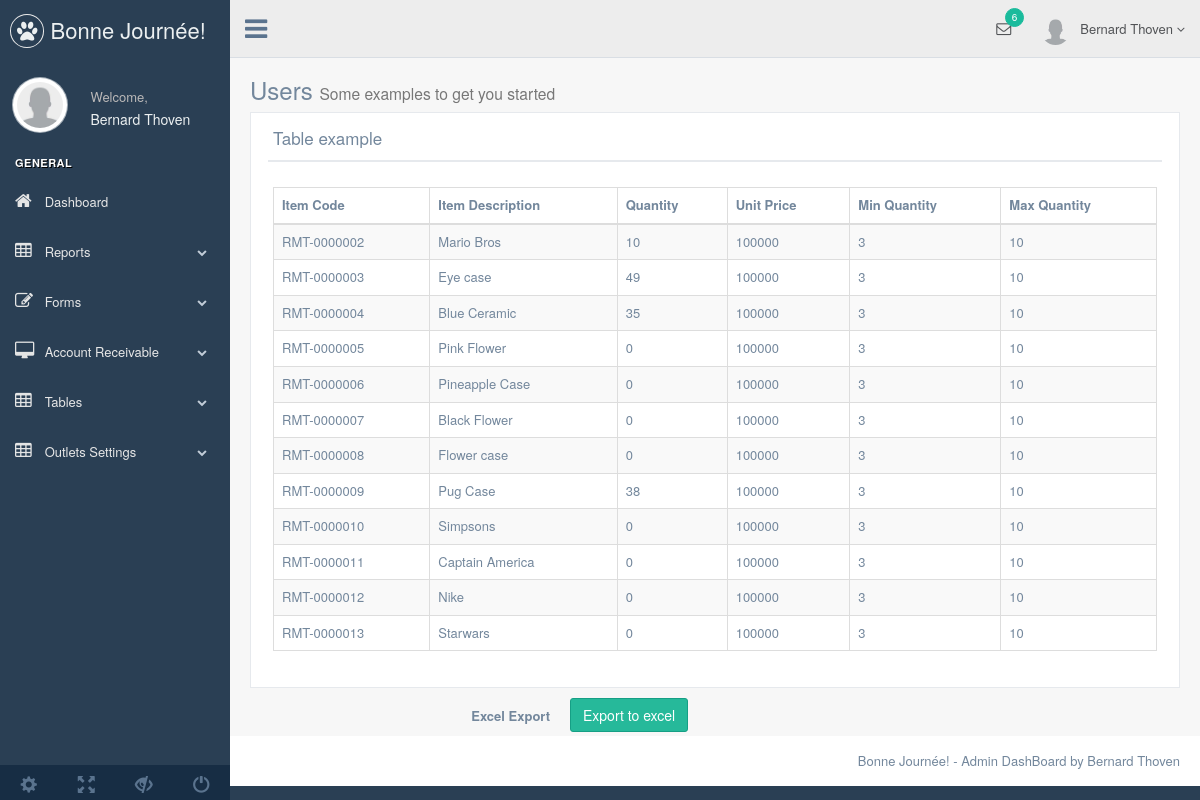
The app's page /production/tables_dynamic.php with its own data.
### tables this page shows
CREATE TABLE `inventory` (
  `id` int(11) NOT NULL,
  `item_code` varchar(20) NOT NULL,
  `description` varchar(255) NOT NULL,
  `qty` int(11) NOT NULL,
  `unit_price` int(11) NOT NULL,
  `min` int(11) NOT NULL,
  `max` int(11) NOT NULL,
  `hpp` int(20) DEFAULT NULL
);

### production/tables_dynamic.php (the view, shortened to what this page needs)
<?php
include("controller/doconnect.php");
?>
<!DOCTYPE html>
<html lang="en">
  <head>
    <link href="../vendors/bootstrap/dist/css/bootstrap.min.css" rel="stylesheet">
    <link href="../vendors/font-awesome/css/font-awesome.min.css" rel="stylesheet">
    <link href="../vendors/nprogress/nprogress.css" rel="stylesheet">
    <link href="../vendors/iCheck/skins/flat/green.css" rel="stylesheet">
    <link href="../vendors/datatables.net-bs/css/dataTables.bootstrap.min.css" rel="stylesheet">
    <link href="../vendors/datatables.net-buttons-bs/css/buttons.bootstrap.min.css" rel="stylesheet">
    <link href="../vendors/datatables.net-fixedheader-bs/css/fixedHeader.bootstrap.min.css" rel="stylesheet">
    <link href="../vendors/datatables.net-responsive-bs/css/responsive.bootstrap.min.css" rel="stylesheet">
    <link href="../vendors/datatables.net-scroller-bs/css/scroller.bootstrap.min.css" rel="stylesheet">
    <link href="../vendors/bootstrap-progressbar/css/bootstrap-progressbar-3.3.4.min.css" rel="stylesheet">
    <link href="../vendors/jqvmap/dist/jqvmap.min.css" rel="stylesheet"/>
    <link href="../vendors/bootstrap-daterangepicker/daterangepicker.css" rel="stylesheet">
    <link href="../vendors/malihu-custom-scrollbar-plugin/jquery.mCustomScrollbar.min.css" rel="stylesheet"/>
    <link href="../build/css/custom.min.css" rel="stylesheet">
  </head>
  <body class="nav-md">
    <div class="container body">
      <div class="main_container">
        <div class="col-md-3 left_col menu_fixed">
          <div class="left_col scroll-view">
            <div class="navbar nav_title" style="border: 0;">
              <a href="index.html" class="site_title"><i class="fa fa-paw"></i> <span>Bonne Journée!</span></a>
            </div>
            <div class="profile clearfix">
              <div class="profile_pic">
                <img src="images/user.png" alt="..." class="img-circle profile_img">
              </div>
              <div class="profile_info">
                <span>Welcome,</span>
                <h2>Bernard Thoven</h2>
              </div>
            </div>
            <br />
            <div id="sidebar-menu" class="main_menu_side hidden-print main_menu">
              <div class="menu_section">
                <h3>General</h3>
                <ul class="nav side-menu">
                  <li><a href="index.php"><i class="fa fa-home"></i> Dashboard </a>
                  </li>
                  <li><a><i class="fa fa-table"></i> Reports <span class="fa fa-chevron-down"></span></a>
                  </li>
                  <li><a><i class="fa fa-edit"></i> Forms <span class="fa fa-chevron-down"></span></a>
                  </li>
                  <li><a><i class="fa fa-desktop"></i> Account Receivable <span class="fa fa-chevron-down"></span></a>
                  </li>
                  <li><a><i class="fa fa-table"></i> Tables <span class="fa fa-chevron-down"></span></a>
                  </li>
                  <li><a><i class="fa fa-table"></i> Outlets Settings <span class="fa fa-chevron-down"></span></a>
                  </li>
                </ul>
              </div>
            </div>
            <div class="sidebar-footer hidden-small">
              <a data-toggle="tooltip" data-placement="top" title="Settings">
                <span class="glyphicon glyphicon-cog" aria-hidden="true"></span>
              </a>
              <a data-toggle="tooltip" data-placement="top" title="FullScreen">
                <span class="glyphicon glyphicon-fullscreen" aria-hidden="true"></span>
              </a>
              <a data-toggle="tooltip" data-placement="top" title="Lock">
                <span class="glyphicon glyphicon-eye-close" aria-hidden="true"></span>
              </a>
              <a data-toggle="tooltip" data-placement="top" title="Logout" href="login.html">
                <span class="glyphicon glyphicon-off" aria-hidden="true"></span>
              </a>
            </div>
          </div>
        </div>
        <div class="top_nav">
          <div class="nav_menu">
            <nav>
              <div class="nav toggle">
                <a id="menu_toggle"><i class="fa fa-bars"></i></a>
              </div>
              <ul class="nav navbar-nav navbar-right">
                <li class="">
                  <a href="javascript:;" class="user-profile dropdown-toggle" data-toggle="dropdown" aria-expanded="false">
                    <img src="images/user.png" alt="">Bernard Thoven
                    <span class=" fa fa-angle-down"></span>
                  </a>
                </li>
                <li role="presentation" class="dropdown">
                  <a href="javascript:;" class="dropdown-toggle info-number" data-toggle="dropdown" aria-expanded="false">
                    <i class="fa fa-envelope-o"></i>
                    <span class="badge bg-green">6</span>
                  </a>
                </li>
              </ul>
            </nav>
          </div>
        </div>
        <div class="right_col" role="main">
          <div class="">
            <div class="page-title">
              <div class="title_left">
                <h3>Users <small>Some examples to get you started</small></h3>
              </div>
            </div>
            <div class="clearfix"></div>
            <div class="row">
              <div class="col-md-12 col-sm-12 col-xs-12">
                <div class="x_panel">
                  <div class="x_title">
                    <h2>Table example<small>Sub-Title</small></h2>
                    <div class="clearfix"></div>
                  </div>
                  <div class="x_content">
                    <table id="datatable-responsive" class="table table-striped table-bordered dt-responsive nowrap" cellspacing="0" width="100%">
                      <thead>
                        <tr>
                          <th>Item Code</th>
                          <th>Item Description</th>
                          <th>Quantity</th>
                          <th>Unit Price</th>
                          <th>Min Quantity</th>
                          <th>Max Quantity</th>
                        </tr>
                      </thead>
                      <tbody>
                        <?php
                            $sql = "SELECT * FROM inventory";
                            $result = $conn->query($sql);
                            while($row = $result->fetch_assoc()) {
                        ?>
                        <tr>
                          <td><?php echo $row["item_code"]?></td>
                          <td><?php echo $row["description"]?></td>
                          <td><?php echo $row["qty"]?></td>
                          <td><?php echo $row["unit_price"]?></td>
                          <td><?php echo $row["min"]?></td>
                          <td><?php echo $row["max"]?></td>
                        </tr>
                        <?php
                        }
                        ?>
                      </tbody>
                    </table>
                  </div>
                </div>
                   <form class="form-horizontal" action="controller/functions.php" method="post" name="upload_excel" enctype="multipart/form-data">
                              <div class="form-group">
                                <label class="col-md-4 control-label" for="singlebutton">Excel Export</label>
                                <div class="col-md-4">
                                    <input type="submit" name="Export" class="btn btn-success" value="Export to excel"/>
                                </div>
                              </div>
                  </form>
              </div>
            </div>
          </div>
        </div>
        <footer>
          <div class="pull-right">
            Bonne Journée! - Admin DashBoard by Bernard Thoven
          </div>
          <div class="clearfix"></div>
        </footer>
      </div>
    </div>
  </body>
</html>

### records on screen
inventory: item_code "RMT-0000002", description "Mario Bros", qty "10", unit_price "100000", min "3", max "10"
inventory: item_code "RMT-0000003", description "Eye case", qty "49", unit_price "100000", min "3", max "10"
inventory: item_code "RMT-0000004", description "Blue Ceramic", qty "35", unit_price "100000", min "3", max "10"
inventory: item_code "RMT-0000005", description "Pink Flower", qty "0", unit_price "100000", min "3", max "10"
inventory: item_code "RMT-0000006", description "Pineapple Case", qty "0", unit_price "100000", min "3", max "10"
inventory: item_code "RMT-0000007", description "Black Flower", qty "0", unit_price "100000", min "3", max "10"
inventory: item_code "RMT-0000008", description "Flower case", qty "0", unit_price "100000", min "3", max "10"
inventory: item_code "RMT-0000009", description "Pug Case", qty "38", unit_price "100000", min "3", max "10"
inventory: item_code "RMT-0000010", description "Simpsons", qty "0", unit_price "100000", min "3", max "10"
inventory: item_code "RMT-0000011", description "Captain America", qty "0", unit_price "100000", min "3", max "10"
inventory: item_code "RMT-0000012", description "Nike", qty "0", unit_price "100000", min "3", max "10"
inventory: item_code "RMT-0000013", description "Starwars", qty "0", unit_price "100000", min "3", max "10"
